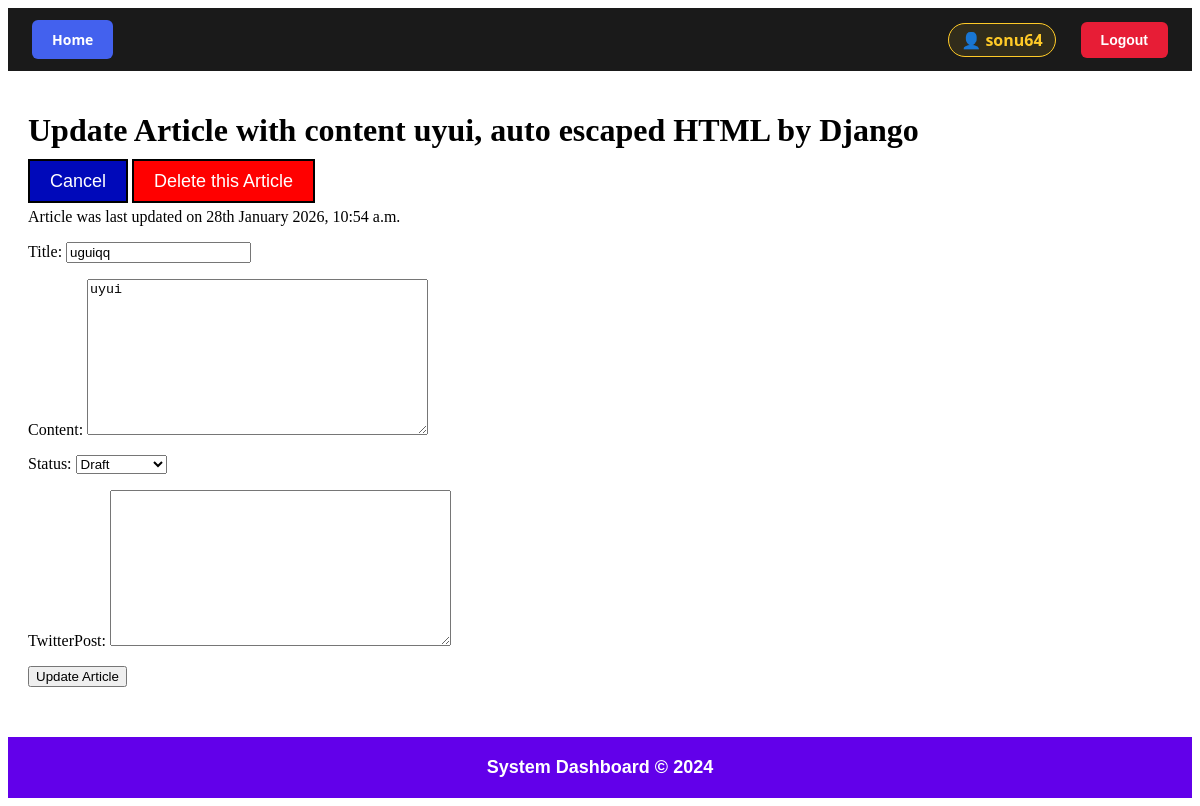
Page /articles/10/update/ (signed in) on the committed database.
### app/models.py (models this page shows, shortened)
class UserProfile(AbstractUser):
    pass

class Article(models.Model):
    title = models.CharField(max_length=100)
    content = models.TextField(blank=True, default="")
    wordCount = models.IntegerField(blank=True, default="")
    twitterPost = models.TextField(blank=True, default="")
    status = models.CharField(
        max_length=20,
        choices=ARTICLE_STATUS,
        default='draft',
    )
    createdAt = models.DateTimeField(auto_now_add=True)
    updatedAt = models.DateTimeField(auto_now=True)
    creator = models.ForeignKey(
        settings.AUTH_USER_MODEL,related_name='articles', on_delete=models.CASCADE) # Creates a creator_ID field in the Articles table

### app/views.py (the view)
# urls.py: path("<int:pk>/update/", ArticleUpdateView.as_view(), name="updateArticle"),
class ArticleUpdateView(LoginRequiredMixin, UserPassesTestMixin, UpdateView):
    template_name = 'app/update_article.html'
    model = Article
    fields = ["title", "content", "status", "twitterPost"]
    success_url = reverse_lazy('home')
    context_object_name = "article" # this contains the row to be updated
    def test_func(self):
        article = self.get_object()
        if self.request.user == article.creator:
            return True
        else:
            return False

### templates/app/update_article.html
{% extends 'app/base.html' %} {% block content %}
<h1>
  Update Article with content {{ article.content }}, auto escaped HTML by Django
</h1>
<a
  href=" {% url 'home' %} "
  style="
    border: 2px solid black;
    text-decoration: none;
    font-size: 18px;
    font-family: sans-serif;
    padding: 10px 20px;
    background-color: rgb(0, 9, 186);
    color: white;
  "
  >Cancel</a
>
<a
  href=" {% url 'deleteArticle' pk=article.id %} "
  style="
    border: 2px solid black;
    text-decoration: none;
    font-size: 18px;
    font-family: sans-serif;
    padding: 10px 20px;
    background-color: red;
    color: white;
  "
  >Delete this Article</a
>
<p>Article was last updated on {{ article.updatedAt | date:"jS F Y, P"}}</p>
<form action="" method="POST">
  {% csrf_token %} {{ form.as_p }}
  <button type="submit">Update Article</button>
</form>
{% endblock content %}

### templates/app/base.html (shortened to what this page needs)
<!doctype html>
<html lang="en">
  <head>
  </head>
  <body>
    <nav class="navbar">
      <li>
        <a href="{% url 'home' %}" class="nav-btn-base btn-home">Home</a>
      </li>
      {% if user.is_authenticated %}
      <li>
        <span class="user-identity">👤 {{ user.username }}</span>
      </li>
      <li>
        <form
          action="{% url 'account_logout' %}"
          method="POST"
          class="logout-form"
        >
          <button type="submit" class="nav-btn-base btn-logout">Logout</button>
        </form>
      </li>
      {% else %}
      <li>
        <a href="{% url 'account_login' %}" class="nav-btn-base btn-login"
          >Login</a
        >
      </li>
      {% endif %}
    </nav>
    <div class="container" style="padding: 20px">
      {% block content %} {% endblock content %}
    </div>
    <footer class="main-footer">System Dashboard &copy; 2024</footer>
  </body>
</html>

### templates/app/base.html (style rules this page uses)
.navbar { background-color: #1a1a1a; padding: 12px 24px; display: flex; align-items: center; gap: 15px; list-style: none; font-family: "Segoe UI", Tahoma, Geneva, Verdana, sans-serif; margin: 0; }
.user-identity { color: #ffca28; font-weight: bold; font-size: 16px; margin-right: 10px; padding: 5px 12px; border: 1px solid #ffca28; border-radius: 20px; background: rgba(255, 202, 40, 0.1); }
.nav-btn-base { text-decoration: none; padding: 10px 20px; border-radius: 6px; font-size: 14px; font-weight: bold; border: none; cursor: pointer; transition: transform 0.1s, filter 0.2s; display: inline-block; color: white; }
.btn-home { background-color: #4361ee; }
.btn-logout { background-color: #e71d36; }
.logout-form { display: inline; margin: 0; }
.main-footer { background-color: #6200ea; color: white; padding: 20px; margin-top: 30px; font-weight: bold; font-size: 18px; font-family: sans-serif; text-align: center; }

### rows in the picture
UserProfile: username "sonu64"
Article: content "uyui", updatedAt "28th January 2026, 10:54 a.m.", title "uguiqq", status "Draft"
